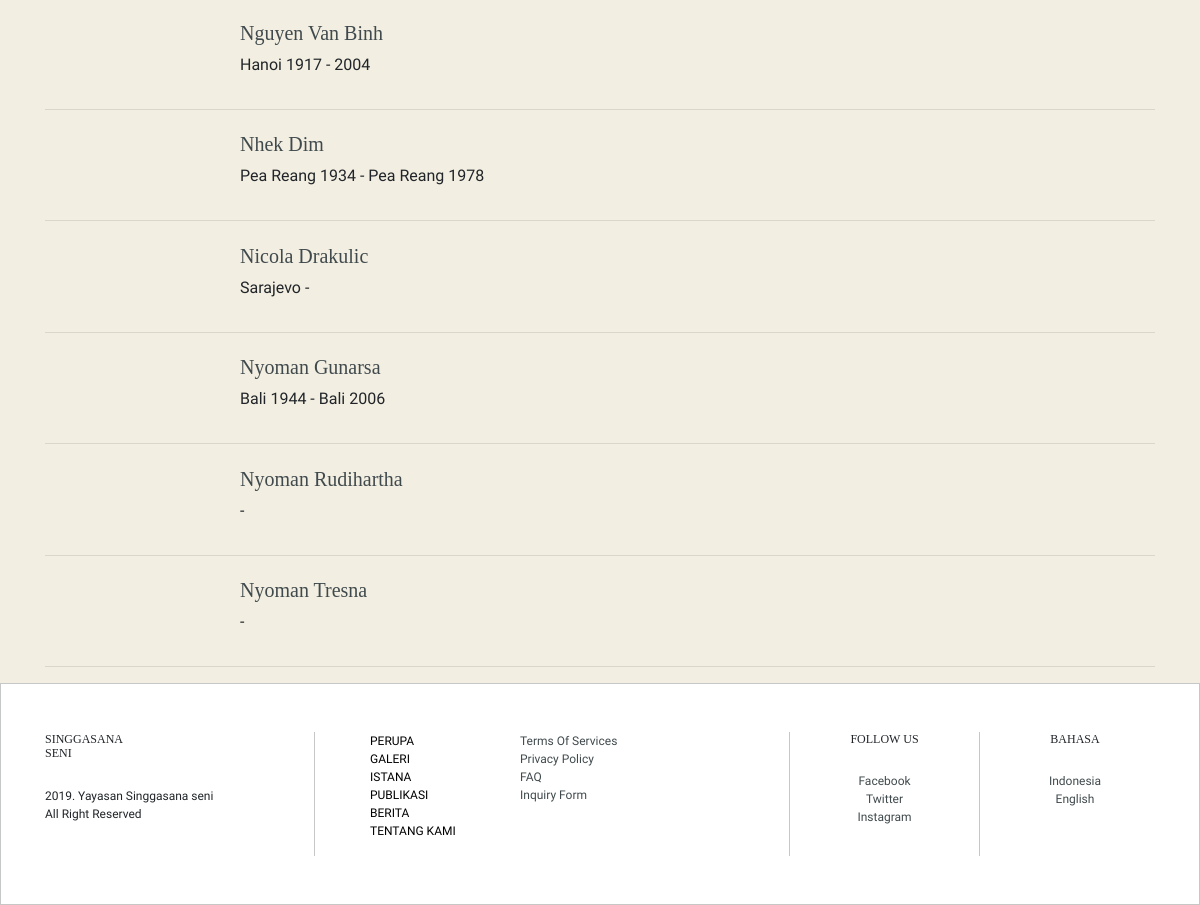
The page /koleksi/lukisan/N/ (lower part) on the database as committed earlier.
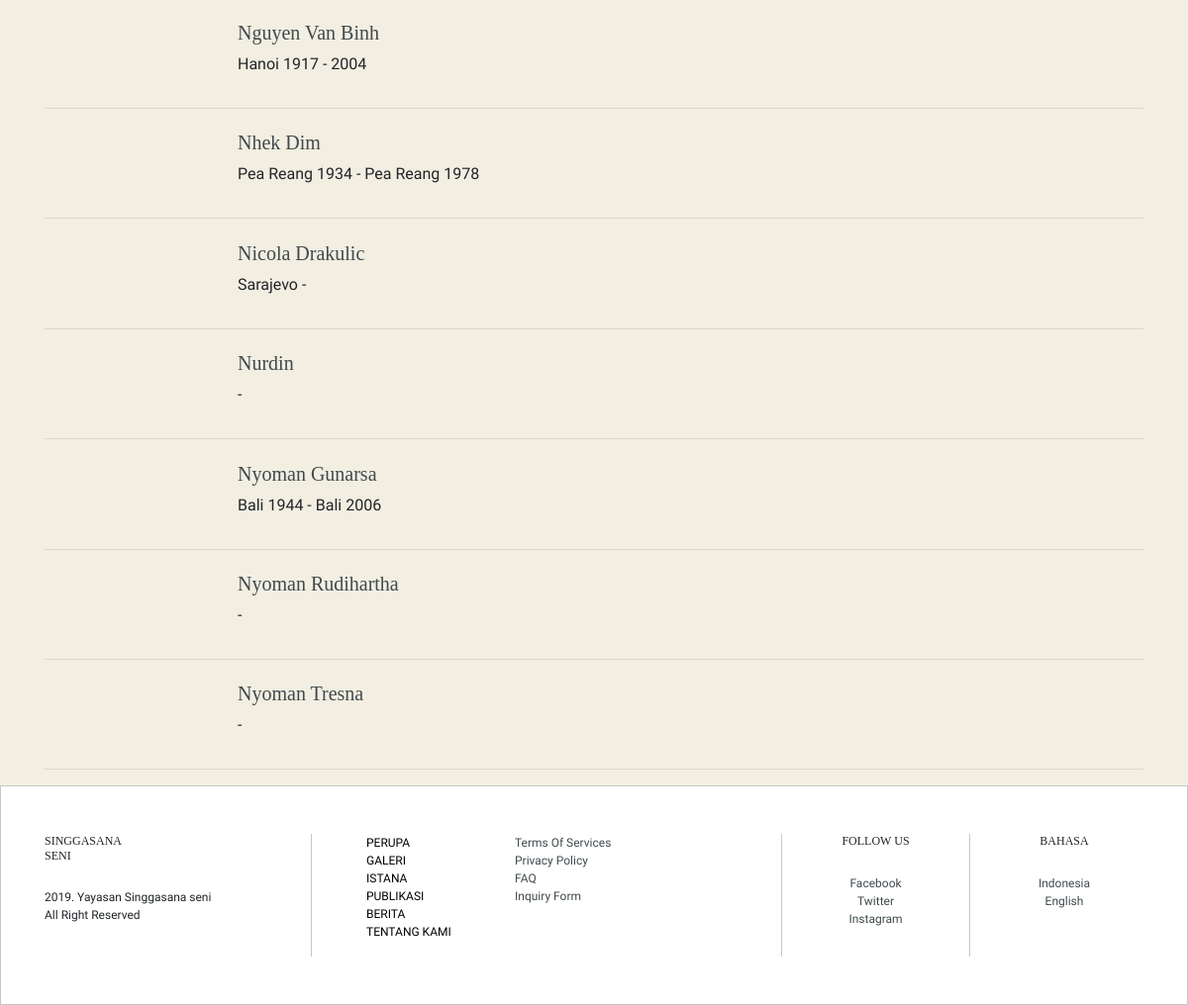
The same page on the database as committed later.
### singgasanaseni/models.py (models this page shows, shortened)
class perupa(models.Model):
    PERUPA_CHOICES = (
        ('Pelukis', 'Pelukis'),
        ('Pematung', 'Pematung'),
        ('Pengrajin', 'Pengrajin'),
    )
    Nama = models.CharField(max_length=50)
    Panggilan = models.CharField(max_length=50, null=True, blank= True)
    Alamat = models.TextField(null=True, blank=True)
    Tempat_Lahir = models.CharField(max_length=50, blank=True)
    Tanggal_Lahir = models.CharField(max_length=50, blank=True)
    Tempat_Wafat = models.CharField(max_length=50, blank=True)
    Tanggal_Wafat = models.CharField(max_length=50, blank=True)
    Kategori = models.CharField(max_length=10, choices=PERUPA_CHOICES, default=True)
    Keterangan = models.TextField(null=True, blank=True, default="No detailed Information available")
    Description = models.TextField(null=True, blank=True, default="No detailed Information available")
    Sumber = models.CharField(max_length=50, blank=True )
    Link = models.TextField(blank=True, default="#")
    Gambar = models.FileField(upload_to='perupa/', blank=True, null=True)
    Upload_date = models.DateTimeField(auto_now_add=True)
    object  = PerupaManager()
    class Meta:
        verbose_name_plural = 'Perupa'

### singgasanaseni/views.py (the view)
# urls.py: path('koleksi/lukisan/N/', singgasanaseniviews.NList, name='N-list'),
def NList(request):
    Perupa = perupa.object.filter(Kategori='Pelukis', Panggilan__startswith='N').order_by('Panggilan')
    Perupa_Q = perupa.object.all()
    query = request.GET.get("q")
    if query:
        Perupa = Perupa_Q.filter(Nama__icontains=query)
    Page_request_var = "page"
    paginator = Paginator(Perupa, 20)
    page = request.GET.get(Page_request_var)
    try:
        Perupa = paginator.page(page)
    except PageNotAnInteger:
        Perupa = paginator.page(1)
    except EmptyPage:
        Perupa = paginator.page(paginator.num_pages)
    context = {
        "perupa": Perupa,
        "page_request_var": Page_request_var
    }
    return render(request, 'perupa/index.html', context)

### singgasanaseni/context_processors.py (called while the page is built)
def ga_tracking_id(request):
    return {'ga_tracking_id': settings.GA_TRACKING_ID}

### singgasanaseni/models.py (called while the page is built)
    def get_queryset(self):
        return PerupaQuerySet(self.model, using=self._db)

    def get_queryset(self):
        return KaryaQuerySet(self.model, using=self._db)

### singgasanaseni/templates/perupa/index.html (shortened to what this page needs)
{% extends 'base.html' %}
{% load static %}
{% load svg %}
    {% block content %}
    <article>
      <div class="container-fluid">
          <div class="row bgkarya">
           <div class="container">
            {% for Perupa in perupa.object_list %}
            <div class="{{ Perupa.Panggilan | slice:"1" | lower }}">
                <div class="row col-md-12">
                    <div class="col-md-2">
                    </div>
                    <div class="col-md-7">
                        <h3>
                            <a href="/perupa/{{ Perupa.id }}">{{ Perupa.Panggilan }}</a>
                        </h3>
                        <p>{{ Perupa.Tempat_Lahir }} {{ Perupa.Tanggal_Lahir  }} - {{ Perupa.Tempat_Wafat }} {{ Perupa.Tanggal_Wafat }}</p>
                    </div>
                </div>
              <hr>
            </div>
               {% endfor %}
          </div>
      </div>
    </article>
    {% endblock %}

### singgasanaseni/templates/base.html (shortened to what this page needs)
{% load static %}
{% load i18n %}
<!DOCTYPE html>
<html lang="en">
  <head>
    <link href="{% static 'vendor/bootstrap/css/bootstrap.min.css' %}" rel="stylesheet">
    <link href="{% static 'css/animate.css' %}" rel="stylesheet"  />
    <link rel="stylesheet" href="{% static 'css/style.css' %}" />
    <link href="{% static 'vendor/fontawesome-free/css/all.min.css' %}" rel="stylesheet" type="text/css">
    <link href="{% static 'vendor/simple-line-icons/css/simple-line-icons.css' %}" rel="stylesheet">
    <link href="{% static 'css/stylish-portfolio.min.css' %}" rel="stylesheet">
  </head>
   <body id="page-top">
        {% block content %}{% endblock %}
    <footer class="bdfooter footer">
      <div class="container">
        <div class="row">
        <div class="col-md-3 borderfooter">
          <h4>SINGGASANA <br> SENI </h4><BR>
          <label class="brown">2019. Yayasan Singgasana seni<Br>All Right Reserved</label>
        </div>
        <div class="col-md-2">
          <ul class="linkfooter nopad">
            <li><a href="{% url 'Perupa-list' %}">PERUPA</a></li>
            <li><a href="{% url 'karya-list' %}">GALERI</a></li>
            <li><a href="{% url 'istana-negara' %}">ISTANA</a></li>
            <li><a href="#">PUBLIKASI</a></li>
            <li><a href="{% url 'berita-list' %}">BERITA</a></li>
            <li><a href="{% url 'tentang-kami' %}">TENTANG KAMI</a></li>
          </ul>
        </div>
        <div class="col-md-3 borderfooter thcolumn">
          <a href="{% url 'Tos' %}" class="brown">Terms Of Services</a><br>
          <a href="{% url 'Privacy-policy' %}" class="brown">Privacy Policy</a><br>
          <a href="{% url 'faq' %}" class="brown">FAQ</a><br>
          <a href="{% url 'inquiry' %}" class="brown open-form">Inquiry Form</a><br>
        </div>
        <div class="col-md-2 borderfooter text-center fhcolumn">
          <h4>FOLLOW US</h4><Br>
          <span>
            <a href="#">Facebook</a><br>
            <a href="#">Twitter</a><br>
            <a href="#">Instagram</a>
          </span>
        </div>
        <div class="col-md-2 text-center lscolumn">
          <h4>BAHASA</h4><br>
          <span>
            <a href="/">Indonesia</a><br>
            <a href="/en">English</a><br>
          </span>
        </div>
      </div>
      </div>
    </footer>
  </body>
</html>

Rows that differ between the two databases and show on the page:
added perupa: Panggilan "Nurdin"
